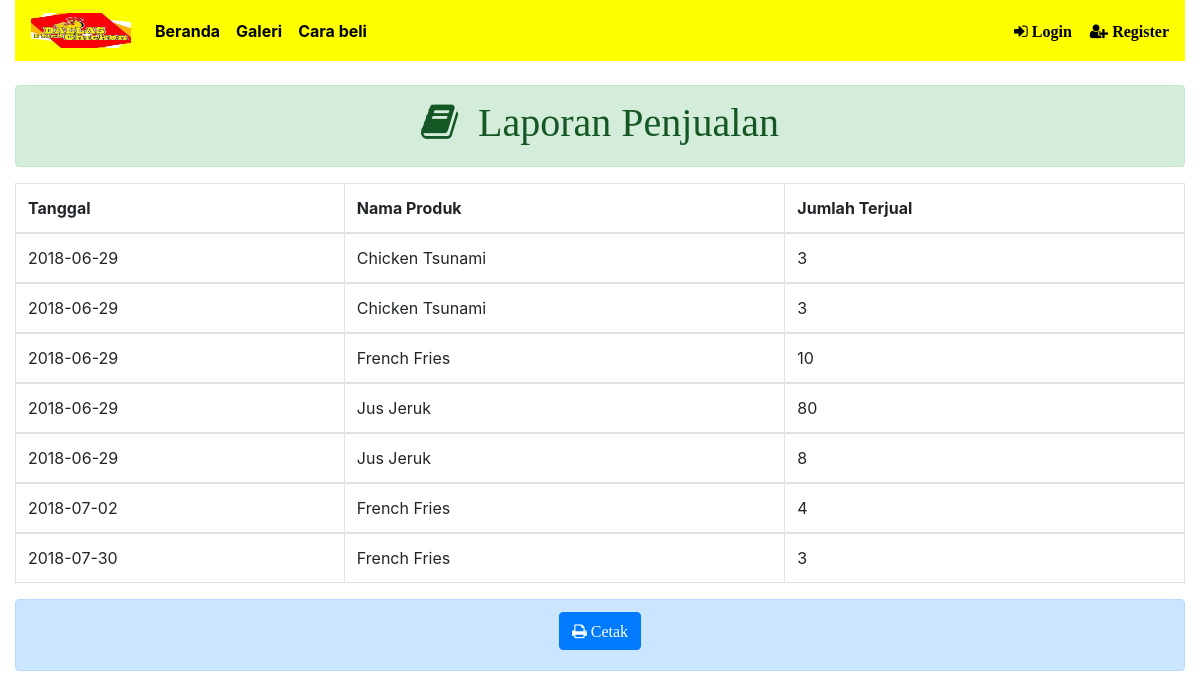
/daftar_penjualan.php, run on the app's committed database.
### tables this page shows
CREATE TABLE `t_items` (
  `id_items` int(20) NOT NULL,
  `id_keranjang` int(20) DEFAULT NULL,
  `id_produk` int(20) DEFAULT NULL,
  `id_user` int(20) DEFAULT NULL,
  `id_transaksi` int(20) DEFAULT NULL,
  `total_harga` double DEFAULT NULL,
  `status` varchar(30) DEFAULT NULL,
  `jumlah` int(10) DEFAULT NULL
);

CREATE TABLE `t_transaksi` (
  `id_transaksi` int(20) NOT NULL,
  `tanggal_transaksi` date DEFAULT NULL,
  `jam` time DEFAULT NULL,
  `id_user` int(20) DEFAULT NULL,
  `status` varchar(30) DEFAULT NULL
);

CREATE TABLE `t_produk` (
  `id_produk` int(20) NOT NULL,
  `nama_prod` varchar(100) NOT NULL,
  `harga` double NOT NULL,
  `stok` int(100) NOT NULL,
  `gambar` varchar(100) NOT NULL,
  `deskripsi_prod` varchar(100) NOT NULL,
  `kategori` int(20) NOT NULL
);

### daftar_penjualan.php (the view, shortened to what this page needs)
<!DOCTYPE html>
<html>
<head>
	<?php
		include("hf/reference.php");
	?>
</head>
<body>
	<div class="container-fluid">
		<?php include("hf/menubar.php"); ?>
		<?php
			$kueri = "SELECT * FROM t_transaksi WHERE status='Accepted'";
			$exe = mysqli_query($conn,$kueri);
			$hasil = mysqli_num_rows($exe);
			if($hasil == 0)  { ?>
				<div class="row">
					<div class="col-md-12">
						<div class="alert alert-danger">
							<center><h1><i class="fa fa-info"> Tidak Ada Produk Terjual</i></h1></center>
						</div>
					</div>
				</div>
		<?php } else {
		?>
		<br>
		<div class="row">
			<div class="col-md-12">
				<div class="alert alert-success">
					<center><h1><i class="fa fa-book"> &nbsp;Laporan Penjualan</i></h1></center>
				</div>
			</div>
		</div>
		<table class="table table-stripped table-bordered table-hover">
			<thead>
				<th>Tanggal</th>
				<th>Nama Produk</th>
				<th>Jumlah Terjual</th>
			</thead>
		<?php
			$kueri = "SELECT * FROM t_transaksi,t_items WHERE t_transaksi.status = 'Accepted' && t_items.status = 'Accepted' AND t_items.id_transaksi = t_transaksi.id_transaksi";
			$exe = mysqli_query($conn,$kueri);
			while($hasil = mysqli_fetch_array($exe)) {
			$id_produk = $hasil['id_produk'];
			$kueri1 = "SELECT * FROM t_produk WHERE id_produk = '$id_produk'";
			$exeq = mysqli_query($conn,$kueri1);
			$hasil1 = mysqli_fetch_array($exeq);
			$nama_prod = $hasil1['nama_prod'];
			echo "<tbody>";
			echo "<tr>";
			echo "<td>";
			echo $hasil['tanggal_transaksi'];
			echo "</td>";
			echo "<td>";
			echo $nama_prod;
			echo "</td>";
			echo "<td>";
			echo $hasil['jumlah'];
			echo "</td>";
			echo "</tr>";
			echo "</tbody>";
			}
		?>
	<?php } ?>
		</table>
		<div class="row">
			<div class="col-md-12">
				<div class="alert alert-primary">
					<center><h3><a href="cetak3.php" class="btn btn-primary"><i class="fa fa-print"> Cetak</i></a></h3></center>
				</div>
			</div>
		</div>
	</div>
</body>
</html>

### data on the page
t_items: id_transaksi.tanggal_transaksi "2018-06-29", id_produk.nama_prod "Chicken Tsunami", jumlah "3"
t_items: id_transaksi.tanggal_transaksi "2018-06-29", id_produk.nama_prod "Chicken Tsunami", jumlah "3"
t_items: id_transaksi.tanggal_transaksi "2018-06-29", id_produk.nama_prod "French Fries", jumlah "10"
t_items: id_transaksi.tanggal_transaksi "2018-06-29", id_produk.nama_prod "Jus Jeruk", jumlah "80"
t_items: id_transaksi.tanggal_transaksi "2018-06-29", id_produk.nama_prod "Jus Jeruk", jumlah "8"
t_items: id_transaksi.tanggal_transaksi "2018-07-02", id_produk.nama_prod "French Fries", jumlah "4"
t_items: id_transaksi.tanggal_transaksi "2018-07-30", id_produk.nama_prod "French Fries", jumlah "3"
